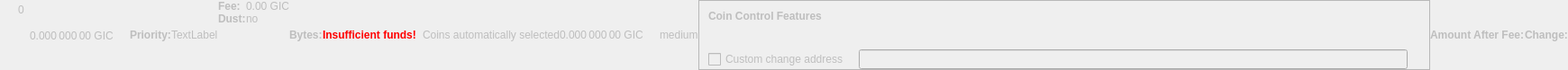
    <widget class="QWidget" name="dummyHideWidget" native="true">
     <property name="enabled">
      <bool>false</bool>
     </property>
     <property name="maximumSize">
      <size>
       <width>100</width>
       <height>22</height>
      </size>
     </property>
     <layout class="QHBoxLayout" name="dummyHideLayout">
      <property name="spacing">
       <number>0</number>
      </property>
      <property name="margin">
       <number>0</number>
      </property>
      <item>
       <layout class="QFormLayout" name="formLayoutCoinControl1">
        <property name="horizontalSpacing">
         <number>10</number>
        </property>
        <property name="verticalSpacing">
         <number>14</number>
        </property>
        <property name="leftMargin">
         <number>10</number>
        </property>
        <property name="topMargin">
         <number>4</number>
        </property>
        <property name="rightMargin">
         <number>6</number>
        </property>
        <item row="0" column="1">
         <widget class="QLabel" name="labelCoinControlBytes">
          <property name="cursor">
           <cursorShape>IBeamCursor</cursorShape>
          </property>
          <property name="contextMenuPolicy">
           <enum>Qt::ActionsContextMenu</enum>
          </property>
          <property name="text">
           <string notr="true">0</string>
          </property>
          <property name="textInteractionFlags">
           <set>Qt::LinksAccessibleByMouse|Qt::TextSelectableByKeyboard|Qt::TextSelectableByMouse</set>
          </property>
         </widget>
        </item>
       </layout>
      </item>
      <item>
       <widget class="QLabel" name="labelCoinControlAfterFee">
        <property name="enabled">
         <bool>false</bool>
        </property>
        <property name="sizePolicy">
         <sizepolicy hsizetype="Fixed" vsizetype="Fixed">
          <horstretch>0</horstretch>
          <verstretch>0</verstretch>
         </sizepolicy>
        </property>
        <property name="minimumSize">
         <size>
          <width>111</width>
          <height>12</height>
         </size>
        </property>
        <property name="maximumSize">
         <size>
          <width>111</width>
          <height>12</height>
         </size>
        </property>
        <property name="cursor">
         <cursorShape>IBeamCursor</cursorShape>
        </property>
        <property name="contextMenuPolicy">
         <enum>Qt::ActionsContextMenu</enum>
        </property>
        <property name="text">
         <string notr="true">0.000 000 00 GIC</string>
        </property>
        <property name="textInteractionFlags">
         <set>Qt::LinksAccessibleByMouse|Qt::TextSelectableByKeyboard|Qt::TextSelectableByMouse</set>
        </property>
       </widget>
      </item>
      <item>
       <widget class="QLabel" name="labelCoinControlPriorityText">
        <property name="enabled">
         <bool>false</bool>
        </property>
        <property name="font">
         <font>
          <weight>75</weight>
          <bold>true</bold>
         </font>
        </property>
        <property name="text">
         <string>Priority:</string>
        </property>
       </widget>
      </item>
      <item>
       <layout class="QHBoxLayout" name="horizontalLayout">
        <item>
         <widget class="QLabel" name="WarningLabel">
          <property name="text">
           <string>TextLabel</string>
          </property>
         </widget>
        </item>
       </layout>
      </item>
      <item>
       <layout class="QFormLayout" name="formLayoutCoinControl3">
        <property name="horizontalSpacing">
         <number>0</number>
        </property>
        <property name="verticalSpacing">
         <number>0</number>
        </property>
        <property name="leftMargin">
         <number>0</number>
        </property>
        <property name="topMargin">
         <number>0</number>
        </property>
        <property name="rightMargin">
         <number>0</number>
        </property>
        <item row="0" column="0">
         <widget class="QLabel" name="labelCoinControlFeeText">
          <property name="enabled">
           <bool>false</bool>
          </property>
          <property name="font">
           <font>
            <weight>75</weight>
            <bold>true</bold>
           </font>
          </property>
          <property name="text">
           <string>Fee:</string>
          </property>
          <property name="margin">
           <number>0</number>
          </property>
         </widget>
        </item>
        <item row="0" column="1">
         <widget class="QLabel" name="labelCoinControlFee">
          <property name="enabled">
           <bool>false</bool>
          </property>
          <property name="cursor">
           <cursorShape>IBeamCursor</cursorShape>
          </property>
          <property name="contextMenuPolicy">
           <enum>Qt::ActionsContextMenu</enum>
          </property>
          <property name="text">
           <string notr="true">0.00 GIC</string>
          </property>
          <property name="textInteractionFlags">
           <set>Qt::LinksAccessibleByMouse|Qt::TextSelectableByKeyboard|Qt::TextSelectableByMouse</set>
          </property>
         </widget>
        </item>
        <item row="1" column="0">
         <widget class="QLabel" name="labelCoinControlLowOutputText">
          <property name="enabled">
           <bool>false</bool>
          </property>
          <property name="font">
           <font>
            <weight>75</weight>
            <bold>true</bold>
           </font>
          </property>
          <property name="text">
           <string>Dust:</string>
          </property>
         </widget>
        </item>
        <item row="1" column="1">
         <widget class="QLabel" name="labelCoinControlLowOutput">
          <property name="enabled">
           <bool>false</bool>
          </property>
          <property name="cursor">
           <cursorShape>IBeamCursor</cursorShape>
          </property>
          <property name="contextMenuPolicy">
           <enum>Qt::ActionsContextMenu</enum>
          </property>
          <property name="text">
           <string>no</string>
          </property>
          <property name="textInteractionFlags">
           <set>Qt::LinksAccessibleByMouse|Qt::TextSelectableByKeyboard|Qt::TextSelectableByMouse</set>
          </property>
         </widget>
        </item>
       </layout>
      </item>
      <item>
       <widget class="QLabel" name="labelCoinControlBytesText">
        <property name="enabled">
         <bool>false</bool>
        </property>
        <property name="font">
         <font>
          <weight>75</weight>
          <bold>true</bold>
         </font>
        </property>
        <property name="text">
         <string>Bytes:</string>
        </property>
       </widget>
      </item>
      <item>
       <layout class="QFormLayout" name="formLayoutCoinControl2">
        <property name="horizontalSpacing">
         <number>0</number>
        </property>
        <property name="verticalSpacing">
         <number>0</number>
        </property>
        <property name="leftMargin">
         <number>0</number>
        </property>
        <property name="topMargin">
         <number>0</number>
        </property>
        <property name="rightMargin">
         <number>0</number>
        </property>
       </layout>
      </item>
      <item>
       <layout class="QHBoxLayout" name="horizontalLayoutCoinControl2">
        <property name="spacing">
         <number>0</number>
        </property>
        <property name="bottomMargin">
         <number>0</number>
        </property>
       </layout>
      </item>
      <item>
       <widget class="QLabel" name="labelCoinControlInsuffFunds">
        <property name="enabled">
         <bool>false</bool>
        </property>
        <property name="minimumSize">
         <size>
          <width>0</width>
          <height>0</height>
         </size>
        </property>
        <property name="font">
         <font>
          <weight>75</weight>
          <bold>true</bold>
         </font>
        </property>
        <property name="styleSheet">
         <string notr="true">color:red;font-weight:bold;</string>
        </property>
        <property name="text">
         <string>Insufficient funds!</string>
        </property>
        <property name="margin">
         <number>5</number>
        </property>
       </widget>
      </item>
      <item>
       <layout class="QFormLayout" name="formLayoutCoinControl4">
        <property name="horizontalSpacing">
         <number>0</number>
        </property>
        <property name="verticalSpacing">
         <number>0</number>
        </property>
        <property name="leftMargin">
         <number>0</number>
        </property>
        <property name="topMargin">
         <number>0</number>
        </property>
        <property name="rightMargin">
         <number>0</number>
        </property>
       </layout>
      </item>
      <item>
       <widget class="QLabel" name="labelCoinControlChangeLabel">
        <property name="enabled">
         <bool>false</bool>
        </property>
        <property name="sizePolicy">
         <sizepolicy hsizetype="Preferred" vsizetype="Expanding">
          <horstretch>0</horstretch>
          <verstretch>0</verstretch>
         </sizepolicy>
        </property>
        <property name="minimumSize">
         <size>
          <width>0</width>
          <height>0</height>
         </size>
        </property>
        <property name="text">
         <string/>
        </property>
        <property name="margin">
         <number>3</number>
        </property>
       </widget>
      </item>
      <item>
       <widget class="QLabel" name="labelCoinControlAutomaticallySelected">
        <property name="enabled">
         <bool>false</bool>
        </property>
        <property name="sizePolicy">
         <sizepolicy hsizetype="Fixed" vsizetype="Fixed">
          <horstretch>0</horstretch>
          <verstretch>0</verstretch>
         </sizepolicy>
        </property>
        <property name="minimumSize">
         <size>
          <width>0</width>
          <height>0</height>
         </size>
        </property>
        <property name="maximumSize">
         <size>
          <width>240</width>
          <height>16777215</height>
         </size>
        </property>
        <property name="text">
         <string>Coins automatically selected</string>
        </property>
        <property name="margin">
         <number>5</number>
        </property>
       </widget>
      </item>
      <item>
       <widget class="QLabel" name="labelCoinControlChange">
        <property name="enabled">
         <bool>false</bool>
        </property>
        <property name="sizePolicy">
         <sizepolicy hsizetype="Fixed" vsizetype="Fixed">
          <horstretch>0</horstretch>
          <verstretch>0</verstretch>
         </sizepolicy>
        </property>
        <property name="minimumSize">
         <size>
          <width>111</width>
          <height>0</height>
         </size>
        </property>
        <property name="maximumSize">
         <size>
          <width>111</width>
          <height>16777215</height>
         </size>
        </property>
        <property name="cursor">
         <cursorShape>IBeamCursor</cursorShape>
        </property>
        <property name="contextMenuPolicy">
         <enum>Qt::ActionsContextMenu</enum>
        </property>
        <property name="text">
         <string notr="true">0.000 000 00 GIC</string>
        </property>
        <property name="textInteractionFlags">
         <set>Qt::LinksAccessibleByMouse|Qt::TextSelectableByKeyboard|Qt::TextSelectableByMouse</set>
        </property>
       </widget>
      </item>
      <item>
       <widget class="QLabel" name="labelCoinControlPriority">
        <property name="enabled">
         <bool>false</bool>
        </property>
        <property name="cursor">
         <cursorShape>IBeamCursor</cursorShape>
        </property>
        <property name="contextMenuPolicy">
         <enum>Qt::ActionsContextMenu</enum>
        </property>
        <property name="text">
         <string>medium</string>
        </property>
        <property name="textInteractionFlags">
         <set>Qt::LinksAccessibleByMouse|Qt::TextSelectableByKeyboard|Qt::TextSelectableByMouse</set>
        </property>
       </widget>
      </item>
      <item>
       <widget class="QFrame" name="frameCoinControl">
        <property name="sizePolicy">
         <sizepolicy hsizetype="Expanding" vsizetype="Expanding">
          <horstretch>0</horstretch>
          <verstretch>0</verstretch>
         </sizepolicy>
        </property>
        <property name="maximumSize">
         <size>
          <width>16777215</width>
          <height>16777215</height>
         </size>
        </property>
        <property name="frameShape">
         <enum>QFrame::StyledPanel</enum>
        </property>
        <property name="frameShadow">
         <enum>QFrame::Sunken</enum>
        </property>
        <layout class="QVBoxLayout" name="verticalLayoutCoinControl2_2">
         <property name="spacing">
          <number>0</number>
         </property>
         <property name="margin">
          <number>0</number>
         </property>
         <item>
          <layout class="QVBoxLayout" name="verticalLayoutCoinControl" stretch="0,0,0,1">
           <property name="spacing">
            <number>0</number>
           </property>
           <property name="leftMargin">
            <number>10</number>
           </property>
           <property name="topMargin">
            <number>10</number>
           </property>
           <item>
            <layout class="QHBoxLayout" name="horizontalLayoutCoinControl1">
             <property name="bottomMargin">
              <number>15</number>
             </property>
             <item>
              <widget class="QLabel" name="labelCoinControlFeatures">
               <property name="enabled">
                <bool>false</bool>
               </property>
               <property name="sizePolicy">
                <sizepolicy hsizetype="Preferred" vsizetype="Maximum">
                 <horstretch>0</horstretch>
                 <verstretch>0</verstretch>
                </sizepolicy>
               </property>
               <property name="font">
                <font>
                 <weight>75</weight>
                 <bold>true</bold>
                </font>
               </property>
               <property name="styleSheet">
                <string notr="true">font-weight:bold;</string>
               </property>
               <property name="text">
                <string>Coin Control Features</string>
               </property>
              </widget>
             </item>
            </layout>
           </item>
           <item>
            <widget class="QWidget" name="widgetCoinControl" native="true">
             <property name="sizePolicy">
              <sizepolicy hsizetype="Preferred" vsizetype="Preferred">
               <horstretch>0</horstretch>
               <verstretch>0</verstretch>
              </sizepolicy>
             </property>
             <property name="minimumSize">
              <size>
               <width>0</width>
               <height>0</height>
              </size>
             </property>
             <property name="styleSheet">
              <string notr="true"/>
             </property>
             <layout class="QHBoxLayout" name="horizontalLayoutCoinControl5_2">
              <property name="margin">
               <number>0</number>
              </property>
              <item>
               <layout class="QHBoxLayout" name="horizontalLayoutCoinControl3">
                <property name="spacing">
                 <number>20</number>
                </property>
                <property name="topMargin">
                 <number>0</number>
                </property>
                <property name="bottomMargin">
                 <number>10</number>
                </property>
               </layout>
              </item>
             </layout>
            </widget>
           </item>
           <item>
            <layout class="QHBoxLayout" name="horizontalLayoutCoinControl4" stretch="0,0,0">
             <property name="spacing">
              <number>12</number>
             </property>
             <property name="sizeConstraint">
              <enum>QLayout::SetDefaultConstraint</enum>
             </property>
             <property name="topMargin">
              <number>5</number>
             </property>
             <property name="rightMargin">
              <number>5</number>
             </property>
             <item>
              <widget class="QCheckBox" name="checkBoxCoinControlChange">
               <property name="enabled">
                <bool>false</bool>
               </property>
               <property name="toolTip">
                <string>If this is activated, but the change address is empty or invalid, change will be sent to a newly generated address.</string>
               </property>
               <property name="text">
                <string>Custom change address</string>
               </property>
              </widget>
             </item>
             <item>
              <widget class="QValidatedLineEdit" name="lineEditCoinControlChange">
               <property name="enabled">
                <bool>false</bool>
               </property>
               <property name="sizePolicy">
                <sizepolicy hsizetype="Expanding" vsizetype="Fixed">
                 <horstretch>0</horstretch>
                 <verstretch>0</verstretch>
                </sizepolicy>
               </property>
              </widget>
             </item>
             <item>
              <widget class="QLabel" name="labelCoinControlChangeLabel_2">
               <property name="sizePolicy">
                <sizepolicy hsizetype="Preferred" vsizetype="Expanding">
                 <horstretch>0</horstretch>
                 <verstretch>0</verstretch>
                </sizepolicy>
               </property>
               <property name="minimumSize">
                <size>
                 <width>0</width>
                 <height>0</height>
                </size>
               </property>
               <property name="text">
                <string/>
               </property>
               <property name="margin">
                <number>3</number>
               </property>
              </widget>
             </item>
            </layout>
           </item>
           <item>
            <spacer name="verticalSpacerCoinControl">
             <property name="orientation">
              <enum>Qt::Vertical</enum>
             </property>
             <property name="sizeHint" stdset="0">
              <size>
               <width>800</width>
               <height>1</height>
              </size>
             </property>
            </spacer>
           </item>
          </layout>
         </item>
        </layout>
       </widget>
      </item>
      <item>
       <widget class="QLabel" name="labelCoinControlAfterFeeText">
        <property name="enabled">
         <bool>false</bool>
        </property>
        <property name="minimumSize">
         <size>
          <width>0</width>
          <height>0</height>
         </size>
        </property>
        <property name="maximumSize">
         <size>
          <width>16777215</width>
          <height>16777215</height>
         </size>
        </property>
        <property name="font">
         <font>
          <weight>75</weight>
          <bold>true</bold>
         </font>
        </property>
        <property name="text">
         <string>Amount After Fee:</string>
        </property>
        <property name="alignment">
         <set>Qt::AlignLeading|Qt::AlignLeft|Qt::AlignVCenter</set>
        </property>
        <property name="margin">
         <number>0</number>
        </property>
       </widget>
      </item>
      <item>
       <widget class="QLabel" name="labelCoinControlChangeText">
        <property name="enabled">
         <bool>false</bool>
        </property>
        <property name="sizePolicy">
         <sizepolicy hsizetype="Preferred" vsizetype="Preferred">
          <horstretch>0</horstretch>
          <verstretch>0</verstretch>
         </sizepolicy>
        </property>
        <property name="minimumSize">
         <size>
          <width>0</width>
          <height>0</height>
         </size>
        </property>
        <property name="maximumSize">
         <size>
          <width>16777215</width>
          <height>16777215</height>
         </size>
        </property>
        <property name="font">
         <font>
          <weight>75</weight>
          <bold>true</bold>
         </font>
        </property>
        <property name="text">
         <string>Change:</string>
        </property>
        <property name="alignment">
         <set>Qt::AlignLeading|Qt::AlignLeft|Qt::AlignVCenter</set>
        </property>
       </widget>
      </item>
     </layout>
    </widget>
